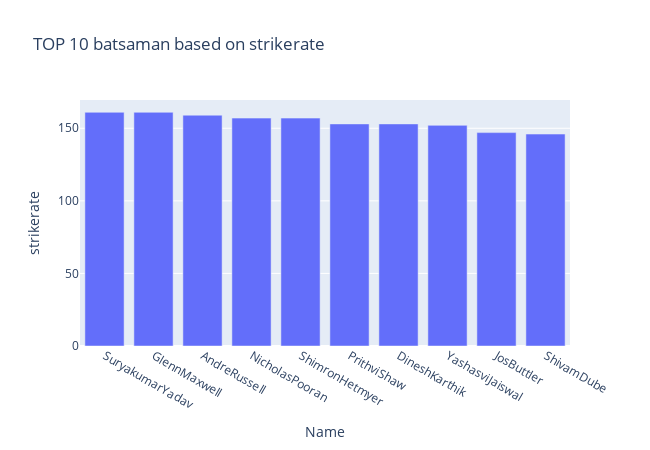

Notebook cell for this chart:
### Code cell
px.bar(x=new_df.sort_values(by='strikerate',ascending=False).head(10)['batsmanName'],
       y=new_df.sort_values(by='strikerate',ascending=False).head(10)['strikerate'],
       width=650, height=450,title="TOP 10 batsaman based on strikerate",labels=dict(x='Name',y='strikerate'))

### Figure 1 — Plotly figure (JSON) as saved in the notebook; plotly's stock layout.template omitted (floating-point values rounded to 4 significant figures)
{"data": [{"alignmentgroup": "True", "hovertemplate": "Name=%{x}<br>strikerate=%{y}<extra></extra>", "legendgroup": "", "marker": {"color": "#636efa", "pattern": {"shape": ""}}, "name": "", "offsetgroup": "", "orientation": "v", "showlegend": false, "textposition": "auto", "type": "bar", "x": ["SuryakumarYadav", "GlennMaxwell", "AndreRussell", "NicholasPooran", "ShimronHetmyer", "PrithviShaw", "DineshKarthik", "YashasviJaiswal", "JosButtler", "ShivamDube"], "xaxis": "x", "y": [161, 161, 159, 157, 157, 153, 153, 152, 147, 146], "yaxis": "y"}], "layout": {"barmode": "relative", "height": 450, "legend": {"tracegroupgap": 0}, "title": {"text": "TOP 10 batsaman based on strikerate"}, "width": 650, "xaxis": {"anchor": "y", "domain": [0, 1], "title": {"text": "Name"}}, "yaxis": {"anchor": "x", "domain": [0, 1], "title": {"text": "strikerate"}}}}
